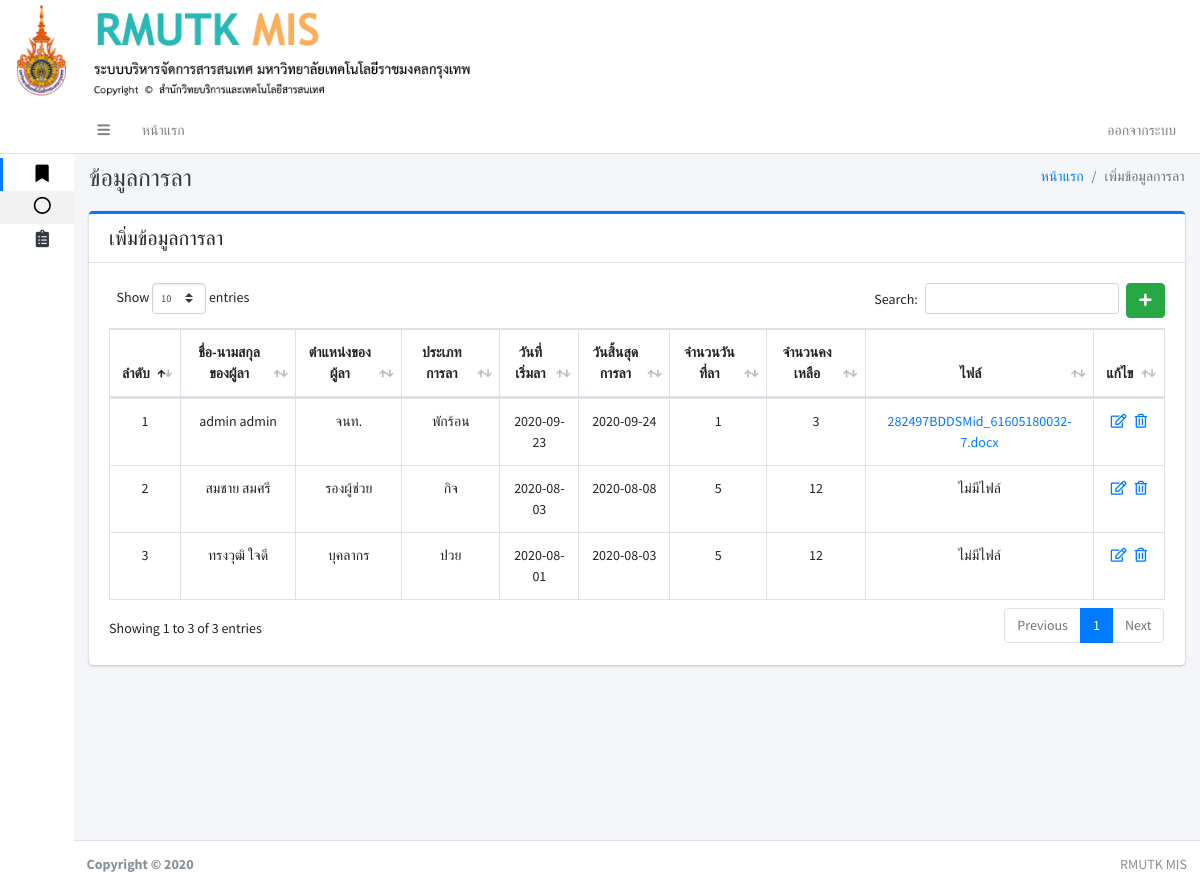
Screenshot of /index.php?pla (signed in) with the database file from the repository.
### tables this page shows
CREATE TABLE `kan_la` (
  `la_id` int(11) NOT NULL,
  `la_user_id` int(11) NOT NULL,
  `la_type` int(11) NOT NULL,
  `la_start` date NOT NULL,
  `la_end` date NOT NULL,
  `la_total` int(11) NOT NULL,
  `la_balance` int(11) NOT NULL,
  `la_file` varchar(255) NOT NULL,
  `la_status` int(11) NOT NULL
);

CREATE TABLE `user` (
  `user_id` int(11) NOT NULL,
  `first_name` varchar(150) NOT NULL,
  `last_name` varchar(150) NOT NULL,
  `username` varchar(150) NOT NULL,
  `password` varchar(150) NOT NULL,
  `user_tumn` varchar(250) NOT NULL,
  `user_kana_id` int(11) NOT NULL,
  `user_saka_id` int(11) NOT NULL,
  `user_head` int(11) NOT NULL,
  `user_status` int(11) NOT NULL
);

### page/pla.php (the view, shortened to what this page needs)
 <div class="content-header">
     <div class="container-fluid">
         <div class="row mb-2">
             <div class="col-sm-6">
                 <h1 class="m-0 text-dark">ข้อมูลการลา</h1>
             </div>
             <div class="col-sm-6">
                 <ol class="breadcrumb float-sm-right">
                     <li class="breadcrumb-item"><a href="#">หน้าแรก</a></li>
                     <li class="breadcrumb-item active">เพิ่มข้อมูลการลา</li>
                 </ol>
             </div>
         </div>
     </div>
 </div>
 <div class="content">
     <div class="container-fluid">
         <div class="row">
             <div class="col-lg-12">
                 <div class="card card-primary card-outline ">
                     <div class="card-header noprint">
                         <h5 class="m-0">เพิ่มข้อมูลการลา</h5>
                     </div>
                     <div class="card-body">
                         <?php
                         if (isset($_GET['add'])):
                            add();
                        elseif (isset($_GET['edit_la'])):
                            edit();
                        elseif (isset($_GET['del_la'])):
                            del();
                        else:
                        ?>
                         <a href="./index.php?pla&add" class="btn btn-success float-right"><i
                                 class="fas fa-plus"></i></a>
                         <?php shows(); ?>
                         <?php endif ?>
                     </div>
                 </div>
             </div>
         </div>
     </div>
 </div>
 <?php
function shows()
{
include './conn.php';
$sqlhkan_la = " SELECT * FROM kan_la INNER JOIN user ON kan_la.la_user_id = user.user_id ORDER BY la_id desc ";
$qryhkan_la = mysqli_query($conn,$sqlhkan_la);
?>
 <table id="example1" class="table table-bordered table-hover">
     <thead>
         <tr align="center">
             <th width="3px">ลำดับ</th>
             <th>ชื่อ-นามสกุลของผู้ลา</th>
             <th>ตำแหน่งของผู้ลา</th>
             <th>ประเภทการลา</th>
             <th>วันที่เริ่มลา</th>
             <th>วันสิ้นสุดการลา</th>
             <th>จำนวนวันที่ลา</th>
             <th>จำนวนคงเหลือ</th>
             <th>ไฟล์</th>
             <th>แก้ไข</th>
         </tr>
     </thead>
     <tbody>
         <?php
        $i = 1;
        while ($rowhkan_la = $qryhkan_la->fetch_array()) {
        $la_id = $rowhkan_la['la_id'];
        ?>
         <tr align="center">
             <td align="center"><?php echo $i; ?></td>
             <td><?php echo $rowhkan_la['first_name']."  ".$rowhkan_la['last_name']; ?></td>
             <td><?php echo $rowhkan_la['user_tumn']; ?></td>
             <td>
                 <?php if ($rowhkan_la['la_type'] == 0): ?>
                 <p>พักร้อน</p>
                 <?php elseif ($rowhkan_la['la_type'] == 1): ?>
                 <p>กิจ</p>
                 <?php elseif ($rowhkan_la['la_type'] == 2): ?>
                 <p>ปวย</p>
                 <?php elseif ($rowhkan_la['la_type'] == 3): ?>
                 <p>
                     <font color="red">ยกเลิก</font>
                 </p>
                 <?php endif ?>
             </td>
             <td><?php echo $rowhkan_la['la_start']; ?></td>
             <td><?php echo $rowhkan_la['la_end']; ?></td>
             <td><?php echo $rowhkan_la['la_total']; ?></td>
             <td><?php echo $rowhkan_la['la_balance']; ?></td>
             <td>
                 <?php if ($rowhkan_la['la_file'] == "ไม่มีไฟล์") {
                    echo "ไม่มีไฟล์";
                 }else{ ?>
                 <a href="uploads/<?php echo $rowhkan_la['la_file']; ?>" download><?php echo $rowhkan_la['la_file']; ?>
                     <?php } ?>
             </td>
             <td width="10px">
                 <?php if ($rowhkan_la['la_status'] == 0): ?>
                 <a href="index.php?pla&edit_la&la_id=<?php echo($la_id) ?>"><i class="far fa-edit"></i></a>&nbsp;&nbsp;
                 <a href="page/pla_db.php?del_pla&la_id=<?php echo($la_id) ?>"><i class="far fa-trash-alt"></i></a>
                 <?php else: ?>
                 <?php echo "<font color='red'>ยกเลิก</fon>"; ?>
                 <?php endif ?>
             </td>
         </tr>
         <?php $i++; } ?>
     </tbody>
 </table>
 <?php } ?>

### index.php (shortened to what this page needs)
<!DOCTYPE html>
<html lang="en">
<head>
    <link rel="stylesheet" href="adminlte3/plugins/fontawesome-free/css/all.min.css">
    <link rel="stylesheet" href="adminlte3/plugins/datatables-bs4/css/dataTables.bootstrap4.css">
    <link rel="stylesheet" href="adminlte3/plugins/select2/css/select2.min.css">
    <link rel="stylesheet" href="adminlte3/plugins/select2-bootstrap4-theme/select2-bootstrap4.min.css">
    <link rel="stylesheet" href="adminlte3/dist/css/adminlte.min.css">
    <link rel="stylesheet" href="adminlte3/plugins/summernote/summernote-bs4.css">
    <link rel="stylesheet" type="text/css" href="css/cuttom.css">
</head>
<body class="hold-transition sidebar-collapse sidebar-mini text-sm ">
    <?php include 'banner.php'; ?>
    <div class="wrapper">
        <?php
    include 'navbar.php';
    include 'sidebar.php';
    ?>
        <div class="content-wrapper">
            <?php
      if (isset($_GET['pa1'])) {
        include 'page/pa1.php';
      }elseif (isset($_GET['pa2'])) {
        include 'page/pa2.php';
      }elseif (isset($_GET['pa3'])) {
        include 'page/pa3.php';
      }elseif (isset($_GET['pa4'])) {
        include 'page/pa4.php';
      }elseif (isset($_GET['pa5'])) {
        include 'page/pa5.php';
      }elseif (isset($_GET['pa6'])) {
        include 'page/pa6.php';
      }elseif (isset($_GET['pa66'])) {
        include 'page/pa66.php';
      }elseif (isset($_GET['pa666'])) {
        include 'page/pa666.php';
      }elseif (isset($_GET['pa7'])) {
        include 'page/pa7_news.php';
      }elseif (isset($_GET['pa8'])) {
        include 'page/pa8_user.php';
      }elseif (isset($_GET['ph'])) {
        include 'page/ph.php';
      }elseif (isset($_GET['addtext'])) {
        include 'page/addtext.php';
      }elseif (isset($_GET['ph1'])) {
        include 'page/ph1.php';
      }elseif (isset($_GET['pla'])) {
        include 'page/pla.php';
      }elseif (isset($_GET['kanzon'])) {
        include 'page/kanzon.php';
      }elseif (isset($_GET['kan_research'])) {
        include 'page/kan_research.php';
      }elseif (isset($_GET['kan_activity'])) {
        include 'page/kan_activity.php';
      }elseif (isset($_GET['arts_and_culture'])) {
        include 'page/arts_and_culture.php';
      }elseif (isset($_GET['order_management'])) {
        include 'page/order_management.php';
      }elseif (isset($_GET['my_rate'])) {
        include 'page/my_rate.php';
      }elseif (isset($_GET['used_time'])) {
        include 'page/used_time.php';
      }elseif (isset($_GET['p_rate'])) {
        include 'page/p_rate.php';
      }elseif (isset($_GET['p_kana'])) {
        include 'page/p_kana.php';
      }else{
        include 'new.php';
      }
      ?>
        </div>
        <footer class="main-footer noprint">
            <div class="float-right d-none d-sm-inline">
                RMUTK MIS
            </div>
            <strong>Copyright &copy; 2020 </strong>
        </footer>
    </div>
</body>
</html>

### banner.php
<div class="row noprint">
<img src="img/logo.png" class="col-md-5 " >
</div>

### navbar.php (shortened to what this page needs)
<nav class="main-header navbar navbar-expand navbar-white navbar-light">
  <ul class="navbar-nav">
    <li class="nav-item">
      <a class="nav-link" data-widget="pushmenu" href="#"><i class="fas fa-bars"></i></a>
    </li>
    <li class="nav-item d-none d-sm-inline-block">
      <a href="index.php" class="nav-link">หน้าแรก</a>
    </li>
    </ul>
    <ul class="navbar-nav ml-auto">
      <li class="nav-item d-none d-sm-inline-block">
        <?php if (!isset($_SESSION["USERNAME"])):
          ?>
          <a href="./home" class="nav-link">เข้าสู่ระบบ</a>
          <?php else: ?>
            <a data-toggle="modal" data-target="#LogoutModal" class="nav-link">ออกจากระบบ</a>
          <?php endif ?>
        </li>
      </ul>
    </nav>

### sidebar.php (shortened to what this page needs)
<aside class="main-sidebar sidebar-light-primary">
    <a href="#" class="brand-link">
                <?php
      $status = "5";
      if (isset($_SESSION["USERNAME"])){
        $user = $_SESSION["USERNAME"];
        include './conn.php';
        $sqlhusercc=" SELECT * FROM user WHERE username = '$user' ";
        $qryhusercc = mysqli_query($conn,$sqlhusercc);
        $rowhusercc = mysqli_fetch_assoc($qryhusercc);
        $status = $rowhusercc['user_status'];
        ?>
                <?php }else{ ?>
                &nbsp;
                <?php } ?>
    </a>
    <div class="sidebar text-xs">
        <nav class="mt-2">
            <ul class="nav nav-pills nav-sidebar nav-compact nav-child-indent nav-legacy flex-column"
                data-widget="treeview" role="menu" data-accordion="false">
                <li class="nav-item has-treeview menu-open">
                    <a href="#" class="nav-link active">
                        <i class="nav-icon fas fa-bookmark"></i>
                    </a>
                    <ul class="nav nav-treeview">
                        <li class="nav-item">
                            <a href="index.php" class="nav-link active">
                                <i class="far fa-circle nav-icon"></i>
                            </a>
                        </li>
                    </ul>
                </li>
                <?php if ($status == 1): ?>
                <li class="nav-item">
                    <a href="#" class="nav-link">
                        <i class="nav-icon fas fa-clipboard-list"></i>
                    </a>
                </li>
                <?php else: ?>
                <?php endif ?>
            </ul>
        </nav>
    </div>
</aside>

### rows the page displays
kan_la: user.first_name "admin", user.last_name "admin", user.user_tumn "จนท.", la_type "พักร้อน", la_start "2020-09-23", la_end "2020-09-24", la_total "1", la_balance "3", la_file "282497BDDSMid_61605180032-7.docx"
kan_la: user.first_name "สมชาย", user.last_name "สมศรี", user.user_tumn "รองผู้ช่วย", la_type "กิจ", la_start "2020-08-03", la_end "2020-08-08", la_total "5", la_balance "12", la_file "ไม่มีไฟล์"
kan_la: user.first_name "ทรงวุฒิ", user.last_name "ใจดี", user.user_tumn "บุคลากร", la_type "ปวย", la_start "2020-08-01", la_end "2020-08-03", la_total "5", la_balance "12", la_file "ไม่มีไฟล์"
